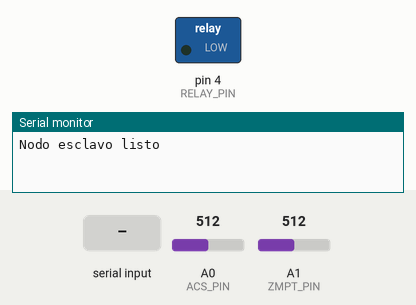
Bench run of a sketch on a simulated Arduino Uno, built with avr-gcc and run on an emulated ATmega328P. Parts: switched loads named in the sketch (green lamp = pin HIGH), the last lines printed to the serial monitor. The inputs (shaded band) are chosen by the test bench; at power-on: A0 (ACS_PIN) = 512, A1 (ZMPT_PIN) = 512.

Above: at 1.2 s.
1.3 s: "ON\n" received over the second serial link
At 2.5 s:
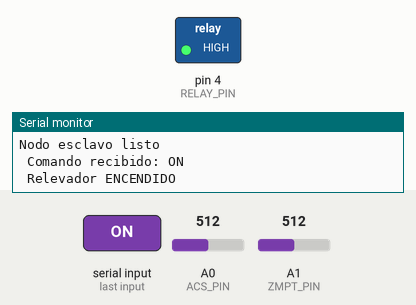
2.8 s: "OFF\n" received over the second serial link
At 3.9 s:
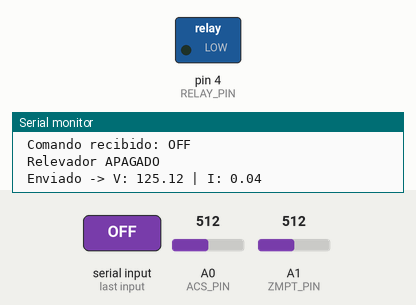
Timing chart, 0 to 5.8 s (numbered marks = the images above; inputs shaded):
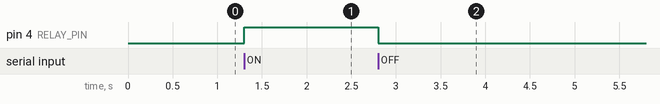

The sketch:

Nodo_Sensor.ino
```cpp
#include <SoftwareSerial.h>

SoftwareSerial xbeeSerial(2, 3); // RX, TX para XBee

#define RELAY_PIN 4
#define ACS_PIN A0
#define ZMPT_PIN A1

unsigned long previousMillis = 0;
const long interval = 3000; // cada 3 segundos

void setup() {
  pinMode(RELAY_PIN, OUTPUT);
  digitalWrite(RELAY_PIN, LOW); // Relevador apagado inicialmente

  xbeeSerial.begin(9600);
  Serial.begin(9600);

  Serial.println("Nodo esclavo listo");
}

void loop() {
  unsigned long currentMillis = millis();
  if (currentMillis - previousMillis >= interval) {
    previousMillis = currentMillis;

    float voltage = leerVoltajeZMPT();
    float corriente = leerCorrienteACS();

    // Envío por XBee
    xbeeSerial.print("V:"); xbeeSerial.print(voltage, 2);
    xbeeSerial.print(" I:"); xbeeSerial.println(corriente, 2);

    Serial.print(" Enviado -> V: "); Serial.print(voltage, 2);
    Serial.print(" | I: "); Serial.println(corriente, 2);
  }

  // Escuchar comandos del coordinador
  if (xbeeSerial.available()) {
    String comando = xbeeSerial.readStringUntil('\n');
    comando.trim(); // Elimina espacios

    Serial.print(" Comando recibido: "); Serial.println(comando);

    if (comando == "ON") {
      digitalWrite(RELAY_PIN, HIGH);
      Serial.println(" Relevador ENCENDIDO");
    } else if (comando == "OFF") {
      digitalWrite(RELAY_PIN, LOW);
      Serial.println(" Relevador APAGADO");
    } else {
      Serial.print(" Comando desconocido: "); Serial.println(comando);
    }
  }
}

// Lectura simple del ZMPT101B
float leerVoltajeZMPT() {
  int lectura = analogRead(ZMPT_PIN);
  float voltaje = (lectura * 5.0) / 1023.0;
  return voltaje * 50.0; // Aproximación para escalar a voltaje real
}

// Lectura simple del ACS712
float leerCorrienteACS() {
  int lectura = analogRead(ACS_PIN);
  float voltaje = (lectura * 5.0) / 1023.0;
  float corriente = (voltaje - 2.5) / 0.066; // Para ACS712 30A
  return corriente;
}
```

Measured:
- after the input at 1.3 s, pin 4 (RELAY_PIN): LOW → HIGH at once
- after the input at 2.8 s, pin 4 (RELAY_PIN): HIGH → LOW at once
